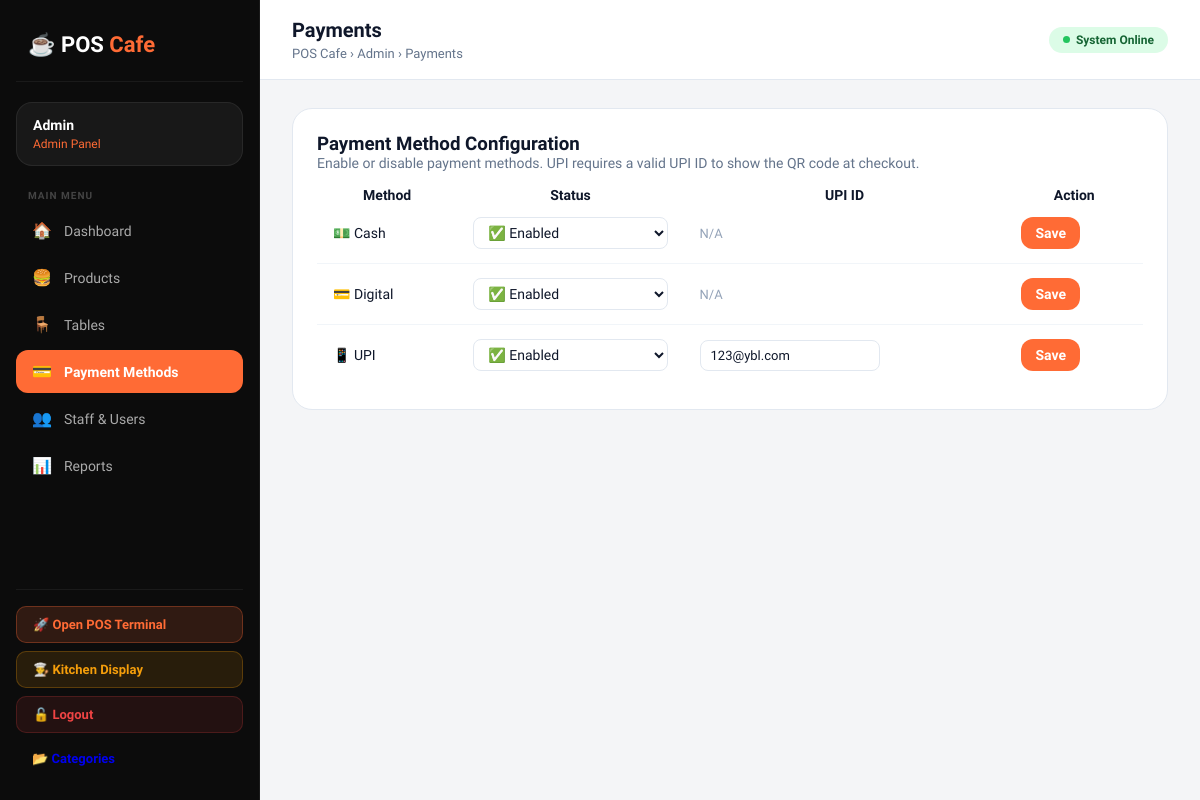
/admin/payments.php (signed in), run on the app's committed database.
### tables this page shows
CREATE TABLE `payment_methods` (
  `id` int(11) NOT NULL AUTO_INCREMENT,
  `method_name` varchar(50) NOT NULL,
  `is_enabled` enum('yes','no') DEFAULT 'yes',
  `upi_id` varchar(120) DEFAULT NULL,
  `created_at` timestamp NOT NULL DEFAULT current_timestamp(),
  PRIMARY KEY (`id`)
);

### admin/payments.php (the view, shortened to what this page needs)
<?php
include("../config/db.php");
include("layout/header.php");
$payments = mysqli_query($conn, "SELECT * FROM payment_methods ORDER BY id ASC");
?>
<div class="panel">
    <h3>Payment Method Configuration</h3>
    <p style="color:#64748b;font-size:14px;margin-bottom:16px;">
        Enable or disable payment methods. UPI requires a valid UPI ID to show the QR code at checkout.
    </p>
    <div class="table-wrap">
        <table>
            <tr><th>Method</th><th>Status</th><th>UPI ID</th><th>Action</th></tr>
            <?php while($row = mysqli_fetch_assoc($payments)): ?>
            <tr>
                <form method="POST">
                    <td>
                        <?php
                        $icons = ['Cash'=>'💵','Digital'=>'💳','UPI'=>'📱'];
                        echo ($icons[$row['method_name']] ?? '💰') . ' ';
                        echo htmlspecialchars($row['method_name']);
                        ?>
                    </td>
                    <td>
                        <select name="is_enabled" style="padding:6px 10px;border-radius:8px;border:1px solid #E2E8F0;">
                            <option value="yes" <?php if($row['is_enabled']==='yes') echo 'selected'; ?>>✅ Enabled</option>
                        </select>
                    </td>
                    <td>
                        <?php if ($row['method_name'] === 'UPI'): ?>
                        <input type="text" name="upi_id"
                               value="<?php echo htmlspecialchars($row['upi_id'] ?? ''); ?>"
                               placeholder="e.g. yourname@ybl"
                               style="padding:7px 10px;border:1px solid #E2E8F0;border-radius:8px;font-family:'Sora',sans-serif;font-size:13px;width:180px;">
                        <?php else: ?>
                        <span style="color:#94a3b8;font-size:13px;">N/A</span>
                        <?php endif; ?>
                    </td>
                    <td>
                        <button type="submit" name="update_payment" class="btn-primary" style="padding:8px 14px;">Save</button>
                    </td>
                </form>
            </tr>
            <?php endwhile; ?>
        </table>
    </div>
</div>
<?php include("layout/footer.php"); ?>

### admin/layout/header.php (style rules this page uses)
*, *::before, *::after { margin: 0; padding: 0; box-sizing: border-box; }
:root { --primary: #FF6B35; --primary-dark: #E85520; --sidebar-bg: #0C0C0C; --sidebar-border: rgba(255,255,255,0.06); --main-bg: #F4F5F7; --card-bg: #FFFFFF; --text-dark: #0F172A; --text-muted: #64748B; --border: #E2E8F0; --success: #10B981; --danger: #EF4444; --warning: #F59E0B; }
body { font-family: 'Sora', sans-serif; background: var(--main-bg); color: var(--text-dark); }
.panel { background: var(--card-bg); border: 1px solid var(--border); border-radius: 20px; padding: 24px; margin-bottom: 24px; }
input, select, textarea { padding: 12px 16px; border: 1px solid var(--border); border-radius: 12px; font-family: 'Sora', sans-serif; font-size: 14px; color: var(--text-dark); background: white; transition: all 0.2s ease; width: 100%; }
.btn-primary { background: var(--primary); color: white; border: none; padding: 12px 22px; border-radius: 12px; font-family: 'Sora', sans-serif; font-size: 14px; font-weight: 600; cursor: pointer; transition: all 0.2s ease; display: inline-flex; align-items: center; gap: 8px; }
.table-wrap { overflow-x: auto; }
table { width: 100%; border-collapse: collapse; font-size: 14px; }
table tbody td { padding: 14px 16px; border-bottom: 1px solid #F1F5F9; color: var(--text-dark); }
table tbody tr:last-child td { border-bottom: none; }

### data on the page
payment_methods: method_name "💵", method_name "Cash", is_enabled "✅ Enabled", shows "N/A"
payment_methods: method_name "💳", method_name "Digital", is_enabled "✅ Enabled", shows "N/A"
payment_methods: method_name "📱", method_name "UPI", is_enabled "✅ Enabled", upi_id "123@ybl.com"

### other printed values
$user_name "Admin"
$user_role "Admin"
$item['icon'] "🏠"
$item['label'] "Dashboard"
$item['icon'] "🍔"
$item['label'] "Products"
$item['icon'] "🪑"
$item['label'] "Tables"
$item['icon'] "💳"
$item['label'] "Payment Methods"
$item['icon'] "👥"
$item['label'] "Staff & Users"
$item['icon'] "📊"
$item['label'] "Reports"
str_replace(['.php','_'], ['',' '], $current_page) "Payments"
